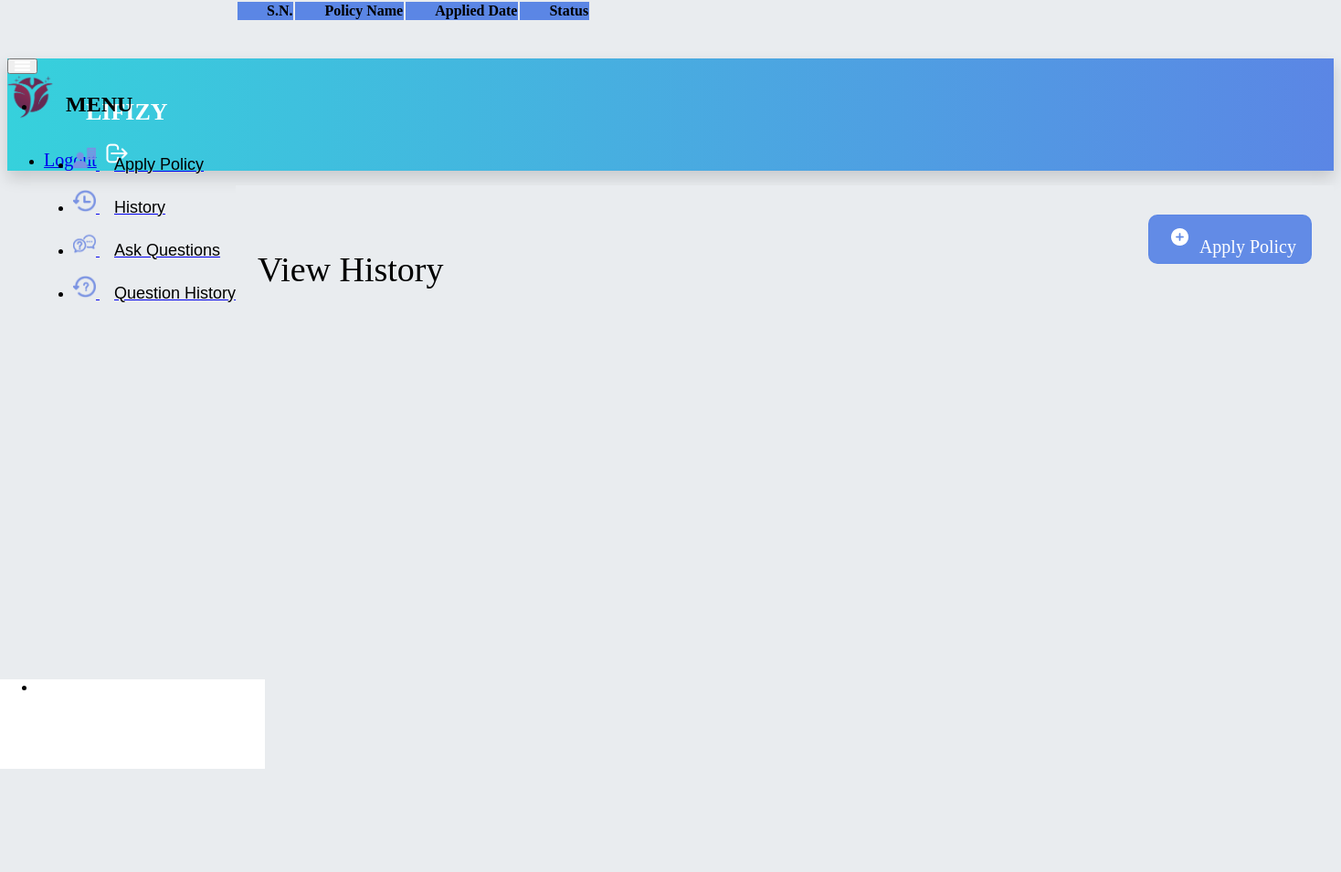
The app's page /customer/history (signed in), older data.
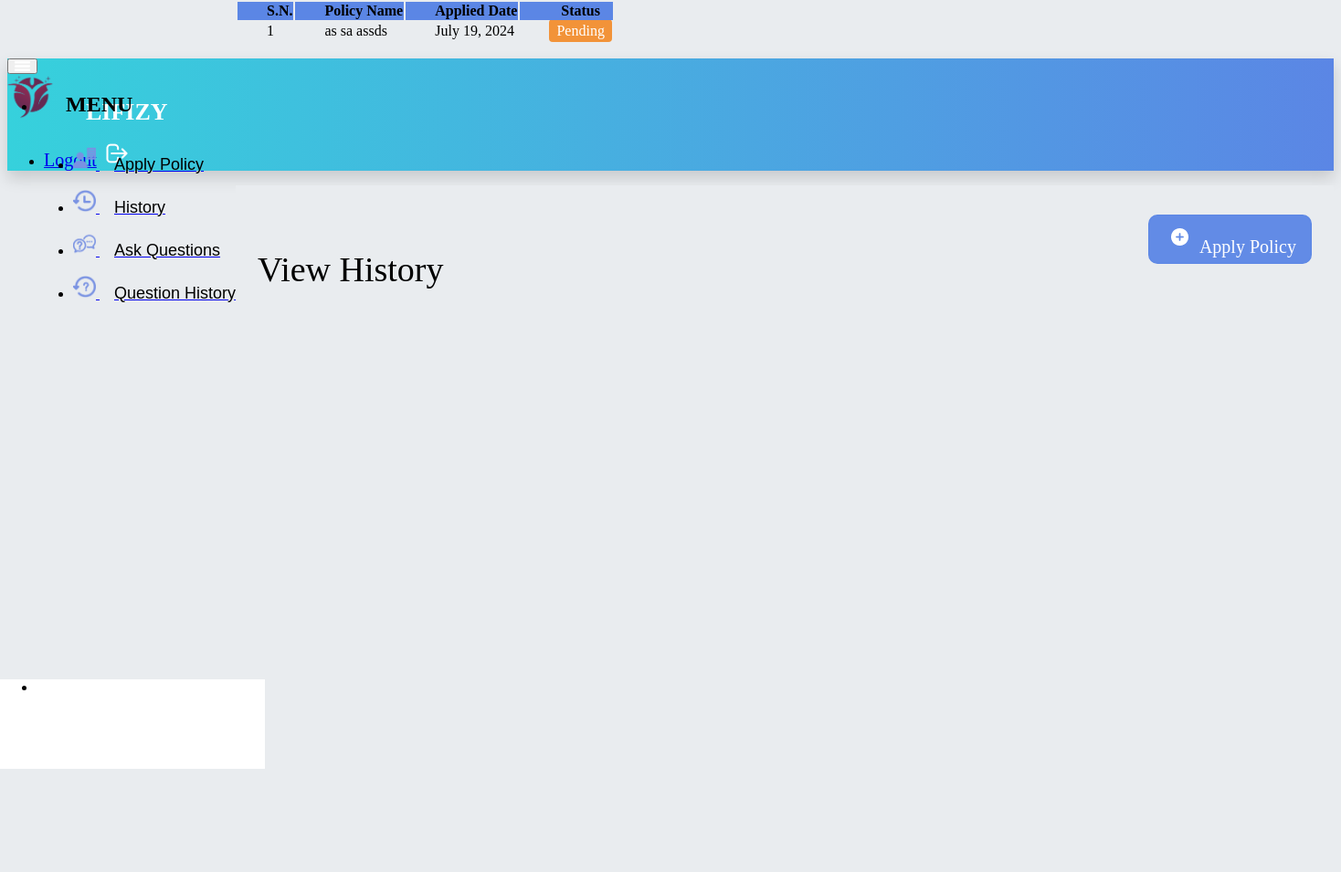
The same page, newer data.
### insurance/models.py (models this page shows, shortened)
class PolicyRecord(models.Model):
    customer = models.ForeignKey(Customer, on_delete=models.CASCADE)
    Policy = models.ForeignKey(Policy, on_delete=models.CASCADE)
    status = models.CharField(max_length=100, default='Pending')
    creation_date = models.DateField(auto_now=True)

class Policy(models.Model):
    category = models.ForeignKey('Category', on_delete=models.CASCADE)
    policy_name = models.CharField(max_length=200)
    sum_assurance = models.PositiveIntegerField()
    premium = models.PositiveIntegerField()
    tenure = models.PositiveIntegerField()
    creation_date = models.DateField(auto_now=True)
    def __str__(self):
        return self.policy_name

### customer/views.py (the view)
# urls.py: path('history', views.history_view, name='history'),
def history_view(request):
    customer = models.Customer.objects.get(user_id=request.user.id)
    policies = CMODEL.PolicyRecord.objects.all().filter(customer=customer)
    return render(request, 'customer/history.html', {'policies': policies, 'customer': customer})

### templates/customer/history.html (shortened to what this page needs)
{% extends 'customer/customerbase.html' %}
{% load static %}
{% block content %}
    <div class="wrapper">
        <div class="heading-section">
            <p class="mb-0 text-dark heading-text">View History</p>
            <a href="/customer/apply-policy" class="add-style">
                <div class="heading-button d-flex justify-content-center align-items-center">
                    <img src="{% static "image/addicon.png" %}" alt="Actions" class="img-section actions-icon
            dropdown-toggle">
                    Apply Policy
                </div>
            </a>
        </div>
        <div class="card shadow border-0 mb-7 m-4 main-card">
            <div class="scrollable">
                <div class="table-responsive">
                    <table class="table table-hover table-nowrap table-striped position-relative">
                        <thead class="main-header" style="position: sticky; top: 0; z-index: 1000">
                        <tr>
                            <th scope="col" class="text-white pl-6">S.N.</th>
                            <th scope="col" class="text-white pl-6">Policy Name</th>
                            <th scope="col" class="text-white">Applied Date</th>
                            <th scope="col" class="text-white">Status</th>
                        </tr>
                        </thead>
                        <tbody>
                        {% for t in policies %}
                            <tr>
                                <td> {{ forloop.counter }}</td>
                                <td> {{ t.Policy }}</td>
                                <td>{{ t.creation_date }}</td>
                                <td>
                                    <span class="{% if t.status == 'Pending' %}status-orange{% endif %}">
                                        {{ t.status }}
                                    </span>
                                </td>
                            </tr>
                        {% endfor %}
                        </tbody>
                    </table>
                </div>
            </div>
        </div>
    </div>
{% endblock %}

Row changes from the older to the newer data that the page shows:
added PolicyRecord: Policy "as sa assds", creation_date "July 19, 2024", status "Pending"
